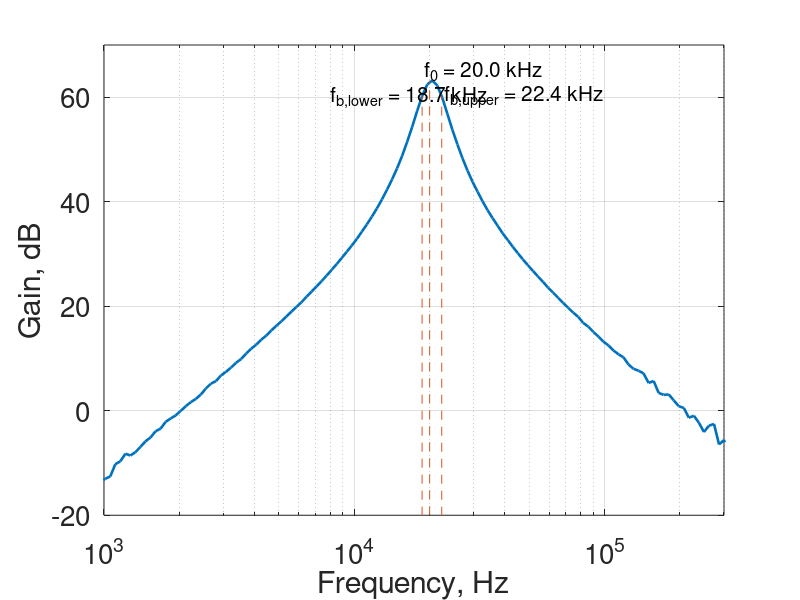

The MATLAB source for this figure:
%% ECE 342 - Cameron Sullivan - Task 2 Experimental

close all;

array = csvread('mfbp-exper-fResponse.csv');
freq = array(:, 1);
dB = array(:, 2) + 40;

% Plot frequency response of the MFBP filter.
semilogx(freq, dB,'linewidth', 1.9);
grid on;
set(gca,'fontsize',20); % set font size
%title('MFBP Filter Experimental Frequency Response (2-stage)');
ylabel('Gain, dB');
xlabel('Frequency, Hz');
xlim([10e2 30e4]);
ylim([-20 70]);

max(dB)
fmax = interp1(dB,freq,max(dB))
index = find(freq == fmax);
a = freq(1:index);
b = freq(index:end);

% Find and plot lower cutoff frequency line.
f3db = interp1(dB(1:length(a)),a,60.18)
line([f3db f3db], [-60 60.18],'linestyle', '--');
label1 = 'f_{b,lower} = 18.7 kHz';
text(0.8e4,60.18,label1,'fontsize',15);

% Find and plot max gain frequency line.
line([20e3 20e3], [-20, 63.18],'linestyle','--');
label1 = 'f_{0} = 20.0 kHz';
text(1.9e4,65.18,label1,'fontsize',15);

% Find and plot upper cutoff frequency line.
f3db2 = interp1(dB(length(a):end),b,60.18)
line([f3db2 f3db2], [-60 60.18],'linestyle', '--');
label1 = 'f_{b,upper} = 22.4 kHz';
text(2.3e4,60.18,label1,'fontsize',15);
hold off;